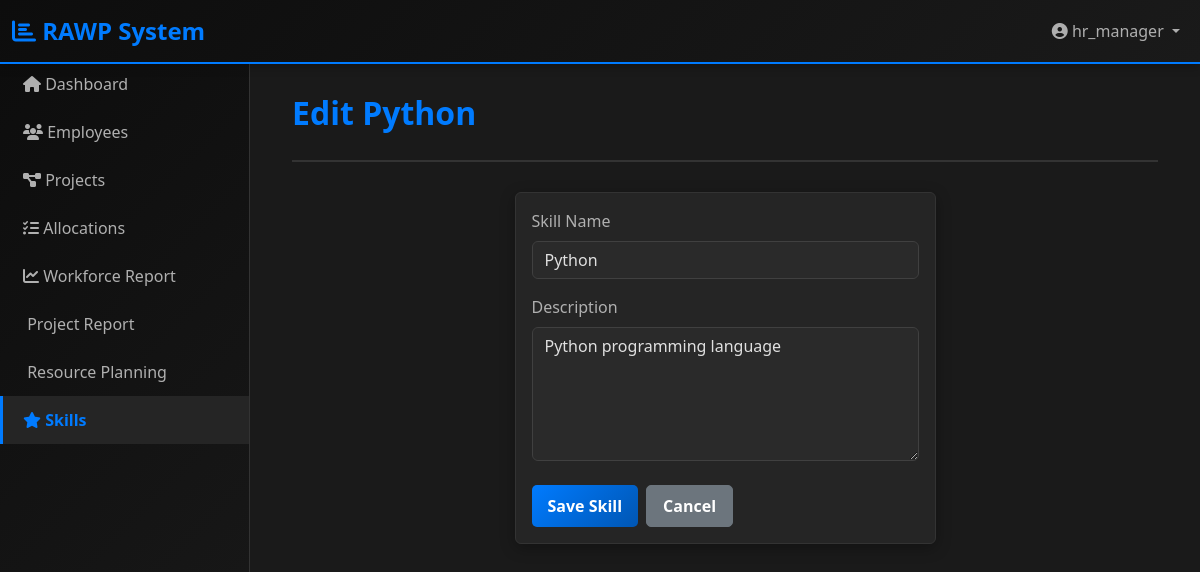
The app's page /admin/skills/1/edit (signed in) with its own data.
### app/models.py (models this page shows, shortened)
class User(UserMixin, db.Model):
    __tablename__ = 'users'
    id = db.Column(db.Integer, primary_key=True)
    username = db.Column(db.String(80), unique=True, nullable=False)
    email = db.Column(db.String(120), unique=True, nullable=False)
    password_hash = db.Column(db.String(255), nullable=False)
    role = db.Column(db.Enum(Role), nullable=False, default=Role.EMPLOYEE)
    is_active = db.Column(db.Boolean, default=True)
    created_at = db.Column(db.DateTime, default=datetime.utcnow)
    updated_at = db.Column(db.DateTime, default=datetime.utcnow, onupdate=datetime.utcnow)
    employee = db.relationship('Employee', backref='user', uselist=False, cascade='all, delete-orphan')
    audit_logs = db.relationship('AuditLog', backref='user', lazy=True, cascade='all, delete-orphan')

class Skill(db.Model):
    __tablename__ = 'skills'
    id = db.Column(db.Integer, primary_key=True)
    name = db.Column(db.String(100), unique=True, nullable=False)
    description = db.Column(db.Text)
    created_at = db.Column(db.DateTime, default=datetime.utcnow)
    employees = db.relationship('Employee', secondary='employee_skills', backref='skills', lazy=True)
    projects = db.relationship('Project', secondary='project_skills', backref='required_skills', lazy=True)

### app/routes/admin.py (the view)
@admin_bp.route('/skills/<int:skill_id>/edit', methods=['GET', 'POST'])
@login_required
@require_role('Admin', 'HR Manager')
def edit_skill(skill_id):
    skill = Skill.query.get_or_404(skill_id)
    form = SkillForm()
    if form.validate_on_submit():
        try:
            old_name = skill.name
            skill.name = form.name.data
            skill.description = form.description.data
            db.session.commit()
            log_audit('UPDATE', 'Skill', skill.id, {
                'old_name': old_name,
                'new_name': form.name.data
            })
            flash('Skill updated successfully!', 'success')
            return redirect(url_for('admin.list_skills'))
        except Exception as e:
            db.session.rollback()
            flash(f'Error updating skill: {str(e)}', 'danger')
    elif request.method == 'GET':
        form.name.data = skill.name
        form.description.data = skill.description
    return render_template('admin/skills/form.html',
                         title=f'Edit {skill.name}',
                         form=form,
                         action='Edit',
                         skill=skill)

### app/forms.py (shortened to what this page needs)
class SkillForm(FlaskForm):
    name = StringField('Skill Name', validators=[DataRequired(), Length(min=2, max=100)])
    description = TextAreaField('Description')
    submit = SubmitField('Save Skill')

### app/utils.py (called while the page is built)
def require_role(*roles):
    def decorator(f):
        @wraps(f)
        def decorated_function(*args, **kwargs):
            from flask_login import current_user
            from flask import redirect, url_for, flash
            if not current_user.is_authenticated:
                flash('Please log in first.', 'danger')
                return redirect(url_for('auth.login'))
            from app.models import Role
            role_values = [r.value if isinstance(r, Role) else r for r in roles]
            if current_user.role.value not in role_values and current_user.role != Role.ADMIN:
                flash('You do not have permission to access this page.', 'danger')
                return redirect(url_for('main.dashboard'))
            return f(*args, **kwargs)
        return decorated_function
    return decorator

### app/templates/admin/skills/form.html (shortened to what this page needs)
{% extends "base.html" %}
{% block content %}
<div class="container-fluid">
    <div class="page-header">
        <h1 class="page-title">{{ title }}</h1>
    </div>
    <div class="row justify-content-center">
        <div class="col-lg-6">
            <div class="card">
                <div class="card-body">
                    <form method="POST" novalidate>
                        <div class="mb-3">
                            <label class="form-label">{{ form.name.label }}</label>
                            {{ form.name(class="form-control" + (" is-invalid" if form.name.errors else "")) }}
                        </div>
                        <div class="mb-4">
                            <label class="form-label">{{ form.description.label }}</label>
                            {{ form.description(class="form-control" + (" is-invalid" if form.description.errors else ""), rows=5) }}
                        </div>
                        <div class="d-flex gap-2">
                            {{ form.submit(class="btn btn-primary") }}
                            <a href="{{ url_for('admin.list_skills') }}" class="btn btn-secondary">Cancel</a>
                        </div>
                    </form>
                </div>
            </div>
        </div>
    </div>
</div>
{% endblock %}

### app/templates/base.html (shortened to what this page needs)
<!DOCTYPE html>
<html lang="en">
<head>
    <link href="https://cdn.jsdelivr.net/npm/bootstrap@5.3.0/dist/css/bootstrap.min.css" rel="stylesheet">
    <link href="https://cdnjs.cloudflare.com/ajax/libs/font-awesome/6.4.0/css/all.min.css" rel="stylesheet">
</head>
<body data-bs-theme="dark">
    <nav class="navbar navbar-expand-lg sticky-top">
        <div class="container-fluid">
            <a class="navbar-brand" href="{{ url_for('main.dashboard') }}">
                <i class="fas fa-chart-bar"></i> RAWP System
            </a>
            <div class="collapse navbar-collapse" id="navbarNav">
                <ul class="navbar-nav ms-auto">
                    {% if current_user.is_authenticated %}
                    <li class="nav-item dropdown">
                        <a class="nav-link dropdown-toggle" href="#" id="userMenu" role="button" data-bs-toggle="dropdown">
                            <i class="fas fa-user-circle"></i> {{ current_user.username }}
                        </a>
                    </li>
                    {% else %}
                    <li class="nav-item">
                        <a class="nav-link" href="{{ url_for('auth.login') }}">Login</a>
                    </li>
                    {% endif %}
                </ul>
            </div>
        </div>
    </nav>
    {% if current_user.is_authenticated %}
    <div class="sidebar">
        <nav class="nav flex-column">
            <a class="nav-link" href="{{ url_for('main.dashboard') }}">
                <i class="fas fa-home"></i> Dashboard
            </a>
            {% if current_user.role.value in ['Admin', 'HR Manager', 'Project Manager', 'Top Management'] %}
            <a class="nav-link" href="{{ url_for('employees.list_employees') }}">
                <i class="fas fa-users"></i> Employees
            </a>
            {% endif %}
            {% if current_user.role.value in ['Admin', 'Project Manager', 'Top Management', 'HR Manager'] %}
            <a class="nav-link" href="{{ url_for('projects.list_projects') }}">
                <i class="fas fa-project-diagram"></i> Projects
            </a>
            {% endif %}
            {% if current_user.role.value in ['Admin', 'Project Manager', 'HR Manager', 'Top Management'] %}
            <a class="nav-link" href="{{ url_for('allocations.list_allocations') }}">
                <i class="fas fa-tasks"></i> Allocations
            </a>
            {% endif %}
            {% if current_user.role.value in ['Admin', 'Top Management', 'HR Manager', 'Project Manager'] %}
            <a class="nav-link" href="{{ url_for('main.workforce_report') }}">
                <i class="fas fa-chart-line"></i> Workforce Report
            </a>
            {% endif %}
            {% if current_user.role.value in ['Admin', 'Top Management', 'HR Manager', 'Project Manager'] %}
            <a class="nav-link" href="{{ url_for('main.project_report') }}">
                 Project Report
            </a>
            {% endif %}
            {% if current_user.role.value in ['Admin', 'Top Management', 'HR Manager', 'Project Manager'] %}
            <a class="nav-link" href="{{ url_for('main.resource_planning') }}">
                 Resource Planning
            </a>
            {% endif %}
            {% if current_user.role.value in ['Admin', 'HR Manager'] %}
            <a class="nav-link" href="{{ url_for('admin.list_skills') }}">
                <i class="fas fa-star"></i> Skills
            </a>
            {% endif %}
        </nav>
    </div>
    {% endif %}
    <div class="main-content">
        {% block content %}{% endblock %}
    </div>
</body>
</html>

### app/templates/base.html (style rules this page uses)
:root { --bs-body-bg: #1a1a1a; --bs-body-color: #e0e0e0; --bs-dark: #0d0d0d; --bs-light: #f8f9fa; --bs-primary: #007bff; --bs-success: #28a745; --bs-danger: #dc3545; --bs-warning: #ffc107; --bs-info: #17a2b8; }
* { margin: 0; padding: 0; box-sizing: border-box; }
body { background-color: #1a1a1a; color: #e0e0e0; font-family: 'Segoe UI', Tahoma, Geneva, Verdana, sans-serif; }
.navbar { background: linear-gradient(135deg, #0d0d0d 0%, #1a1a1a 100%); border-bottom: 2px solid #007bff; box-shadow: 0 2px 10px rgba(0,0,0,0.3); }
.navbar-brand { font-weight: 700; color: #007bff !important; font-size: 1.5rem; }
.sidebar { background: linear-gradient(135deg, #0d0d0d 0%, #1a1a1a 100%); min-height: calc(100vh - 60px); border-right: 1px solid #333; position: fixed; width: 250px; left: 0; top: 60px; overflow-y: auto; z-index: 999; }
.sidebar .nav-link { color: #b0b0b0; padding: 12px 20px; border-left: 3px solid transparent; transition: all 0.3s ease; }
.sidebar .nav-link.active { color: #007bff; background-color: #252525; border-left-color: #007bff; font-weight: 600; }
.main-content { margin-left: 250px; padding: 30px; min-height: calc(100vh - 60px); }
.card { background-color: #252525; border: 1px solid #333; box-shadow: 0 4px 15px rgba(0,0,0,0.3); transition: transform 0.3s ease, box-shadow 0.3s ease; }
.btn { font-weight: 600; padding: 8px 16px; transition: all 0.3s ease; border-radius: 5px; }
.btn-primary { background: linear-gradient(135deg, #007bff 0%, #0056b3 100%); border: none; }
.form-control, .form-select { background-color: #2a2a2a; border: 1px solid #404040; color: #e0e0e0; transition: border-color 0.3s ease; }
.form-label { color: #b0b0b0; font-weight: 500; }
.page-header { margin-bottom: 30px; padding-bottom: 20px; border-bottom: 2px solid #333; }
.page-title { color: #007bff; font-weight: 700; font-size: 2rem; }

### records on screen
User: username "hr_manager"
Skill: name "Python", description "Python programming language"

### other values on screen
{{ title }} "Edit Python"
